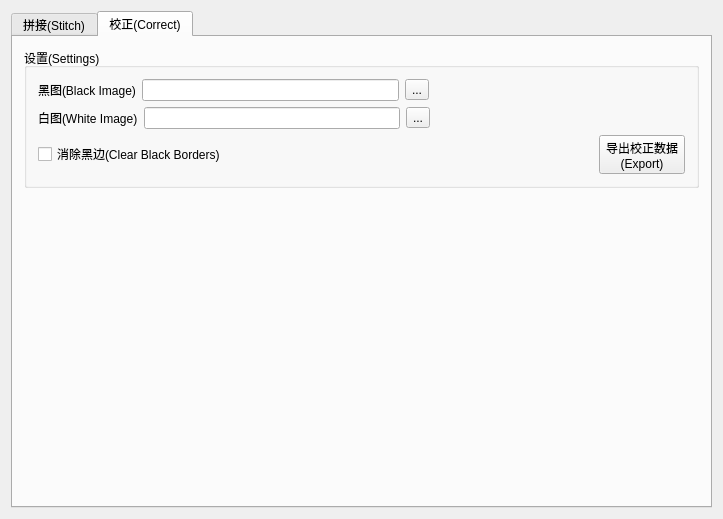
<?xml version="1.0" encoding="UTF-8"?>
<ui version="4.0">
 <class>MainWindow</class>
 <widget class="QWidget" name="MainWindow">
  <property name="geometry">
   <rect>
    <x>0</x>
    <y>0</y>
    <width>723</width>
    <height>519</height>
   </rect>
  </property>
  <property name="windowTitle">
   <string>MainWindow</string>
  </property>
  <layout class="QHBoxLayout" name="horizontalLayout">
   <item>
    <widget class="QTabWidget" name="tabWidget">
     <property name="currentIndex">
      <number>1</number>
     </property>
     <widget class="QWidget" name="tab">
      <attribute name="title">
       <string>拼接(Stitch)</string>
      </attribute>
      <layout class="QVBoxLayout" name="verticalLayout">
       <item>
        <widget class="QGroupBox" name="groupBox">
         <property name="title">
          <string>设置(Settings)</string>
         </property>
         <layout class="QHBoxLayout" name="horizontalLayout_2">
          <item>
           <widget class="QToolButton" name="btn_open">
            <property name="text">
             <string>打开图片
(Open File)</string>
            </property>
           </widget>
          </item>
          <item>
           <widget class="QToolButton" name="btn_import">
            <property name="text">
             <string>导入现有规则
(Import Existing Rule)</string>
            </property>
           </widget>
          </item>
          <item>
           <widget class="QToolButton" name="btn_export">
            <property name="text">
             <string>导出规则
(Export Rule)</string>
            </property>
           </widget>
          </item>
          <item>
           <widget class="QComboBox" name="comboBox_gap"/>
          </item>
          <item>
           <spacer name="horizontalSpacer_4">
            <property name="orientation">
             <enum>Qt::Horizontal</enum>
            </property>
            <property name="sizeHint" stdset="0">
             <size>
              <width>40</width>
              <height>20</height>
             </size>
            </property>
           </spacer>
          </item>
         </layout>
        </widget>
       </item>
       <item>
        <widget class="QGraphicsView" name="graphicsView"/>
       </item>
       <item>
        <layout class="QGridLayout" name="gridLayout">
         <item row="3" column="0">
          <spacer name="horizontalSpacer">
           <property name="orientation">
            <enum>Qt::Horizontal</enum>
           </property>
           <property name="sizeHint" stdset="0">
            <size>
             <width>40</width>
             <height>20</height>
            </size>
           </property>
          </spacer>
         </item>
         <item row="3" column="1">
          <widget class="QToolButton" name="btn_l_ll">
           <property name="text">
            <string>《</string>
           </property>
          </widget>
         </item>
         <item row="5" column="3">
          <widget class="QToolButton" name="btn_l_dd">
           <property name="text">
            <string>︾</string>
           </property>
          </widget>
         </item>
         <item row="3" column="2">
          <widget class="QToolButton" name="btn_l_l">
           <property name="text">
            <string>&lt;</string>
           </property>
          </widget>
         </item>
         <item row="2" column="9">
          <widget class="QToolButton" name="btn_r_u">
           <property name="text">
            <string>︿</string>
           </property>
          </widget>
         </item>
         <item row="4" column="3">
          <widget class="QToolButton" name="btn_l_d">
           <property name="text">
            <string>﹀</string>
           </property>
          </widget>
         </item>
         <item row="3" column="7">
          <widget class="QToolButton" name="btn_r_ll">
           <property name="text">
            <string>《</string>
           </property>
          </widget>
         </item>
         <item row="5" column="9">
          <widget class="QToolButton" name="btn_r_dd">
           <property name="text">
            <string>︾</string>
           </property>
          </widget>
         </item>
         <item row="3" column="10">
          <widget class="QToolButton" name="btn_r_r">
           <property name="text">
            <string>&gt;</string>
           </property>
          </widget>
         </item>
         <item row="1" column="9">
          <widget class="QToolButton" name="btn_r_uu">
           <property name="text">
            <string>︽</string>
           </property>
          </widget>
         </item>
         <item row="3" column="8">
          <widget class="QToolButton" name="btn_r_l">
           <property name="text">
            <string>&lt;</string>
           </property>
          </widget>
         </item>
         <item row="3" column="4">
          <widget class="QToolButton" name="btn_l_r">
           <property name="text">
            <string>&gt;</string>
           </property>
          </widget>
         </item>
         <item row="3" column="5">
          <widget class="QToolButton" name="btn_l_rr">
           <property name="text">
            <string>》</string>
           </property>
          </widget>
         </item>
         <item row="3" column="6">
          <spacer name="horizontalSpacer_2">
           <property name="orientation">
            <enum>Qt::Horizontal</enum>
           </property>
           <property name="sizeType">
            <enum>QSizePolicy::Fixed</enum>
           </property>
           <property name="sizeHint" stdset="0">
            <size>
             <width>100</width>
             <height>20</height>
            </size>
           </property>
          </spacer>
         </item>
         <item row="2" column="3">
          <widget class="QToolButton" name="btn_l_u">
           <property name="text">
            <string>︿</string>
           </property>
          </widget>
         </item>
         <item row="1" column="3">
          <widget class="QToolButton" name="btn_l_uu">
           <property name="text">
            <string>︽</string>
           </property>
          </widget>
         </item>
         <item row="4" column="9">
          <widget class="QToolButton" name="btn_r_d">
           <property name="text">
            <string>﹀</string>
           </property>
          </widget>
         </item>
         <item row="3" column="11">
          <widget class="QToolButton" name="btn_r_rr">
           <property name="text">
            <string>》</string>
           </property>
          </widget>
         </item>
         <item row="3" column="12">
          <spacer name="horizontalSpacer_3">
           <property name="orientation">
            <enum>Qt::Horizontal</enum>
           </property>
           <property name="sizeHint" stdset="0">
            <size>
             <width>40</width>
             <height>20</height>
            </size>
           </property>
          </spacer>
         </item>
        </layout>
       </item>
      </layout>
     </widget>
     <widget class="QWidget" name="tab_2">
      <attribute name="title">
       <string>校正(Correct)</string>
      </attribute>
      <layout class="QVBoxLayout" name="verticalLayout_2">
       <item>
        <widget class="QGroupBox" name="groupBox_2">
         <property name="title">
          <string>设置(Settings)</string>
         </property>
         <layout class="QVBoxLayout" name="verticalLayout_3">
          <item>
           <layout class="QHBoxLayout" name="horizontalLayout_4">
            <item>
             <widget class="QLabel" name="label">
              <property name="text">
               <string>黑图(Black Image)</string>
              </property>
             </widget>
            </item>
            <item>
             <widget class="QLineEdit" name="lineEdit1">
              <property name="readOnly">
               <bool>true</bool>
              </property>
             </widget>
            </item>
            <item>
             <widget class="QToolButton" name="btn_dir_black">
              <property name="text">
               <string>...</string>
              </property>
             </widget>
            </item>
            <item>
             <spacer name="horizontalSpacer_5">
              <property name="orientation">
               <enum>Qt::Horizontal</enum>
              </property>
              <property name="sizeHint" stdset="0">
               <size>
                <width>40</width>
                <height>20</height>
               </size>
              </property>
             </spacer>
            </item>
           </layout>
          </item>
          <item>
           <layout class="QHBoxLayout" name="horizontalLayout_5">
            <item>
             <widget class="QLabel" name="label_2">
              <property name="text">
               <string>白图(White Image)</string>
              </property>
             </widget>
            </item>
            <item>
             <widget class="QLineEdit" name="lineEdit2">
              <property name="readOnly">
               <bool>true</bool>
              </property>
             </widget>
            </item>
            <item>
             <widget class="QToolButton" name="btn_path_white">
              <property name="text">
               <string>...</string>
              </property>
             </widget>
            </item>
            <item>
             <spacer name="horizontalSpacer_6">
              <property name="orientation">
               <enum>Qt::Horizontal</enum>
              </property>
              <property name="sizeHint" stdset="0">
               <size>
                <width>40</width>
                <height>20</height>
               </size>
              </property>
             </spacer>
            </item>
           </layout>
          </item>
          <item>
           <layout class="QHBoxLayout" name="horizontalLayout_6">
            <item>
             <widget class="QCheckBox" name="checkBox">
              <property name="text">
               <string>消除黑边(Clear Black Borders)</string>
              </property>
             </widget>
            </item>
            <item>
             <spacer name="horizontalSpacer_7">
              <property name="orientation">
               <enum>Qt::Horizontal</enum>
              </property>
              <property name="sizeHint" stdset="0">
               <size>
                <width>40</width>
                <height>20</height>
               </size>
              </property>
             </spacer>
            </item>
            <item>
             <widget class="QToolButton" name="btn_export_correct">
              <property name="text">
               <string>导出校正数据
(Export)</string>
              </property>
             </widget>
            </item>
           </layout>
          </item>
         </layout>
        </widget>
       </item>
       <item>
        <spacer name="verticalSpacer">
         <property name="orientation">
          <enum>Qt::Vertical</enum>
         </property>
         <property name="sizeHint" stdset="0">
          <size>
           <width>20</width>
           <height>40</height>
          </size>
         </property>
        </spacer>
       </item>
      </layout>
     </widget>
    </widget>
   </item>
  </layout>
 </widget>
 <layoutdefault spacing="6" margin="11"/>
 <resources/>
 <connections/>
</ui>
